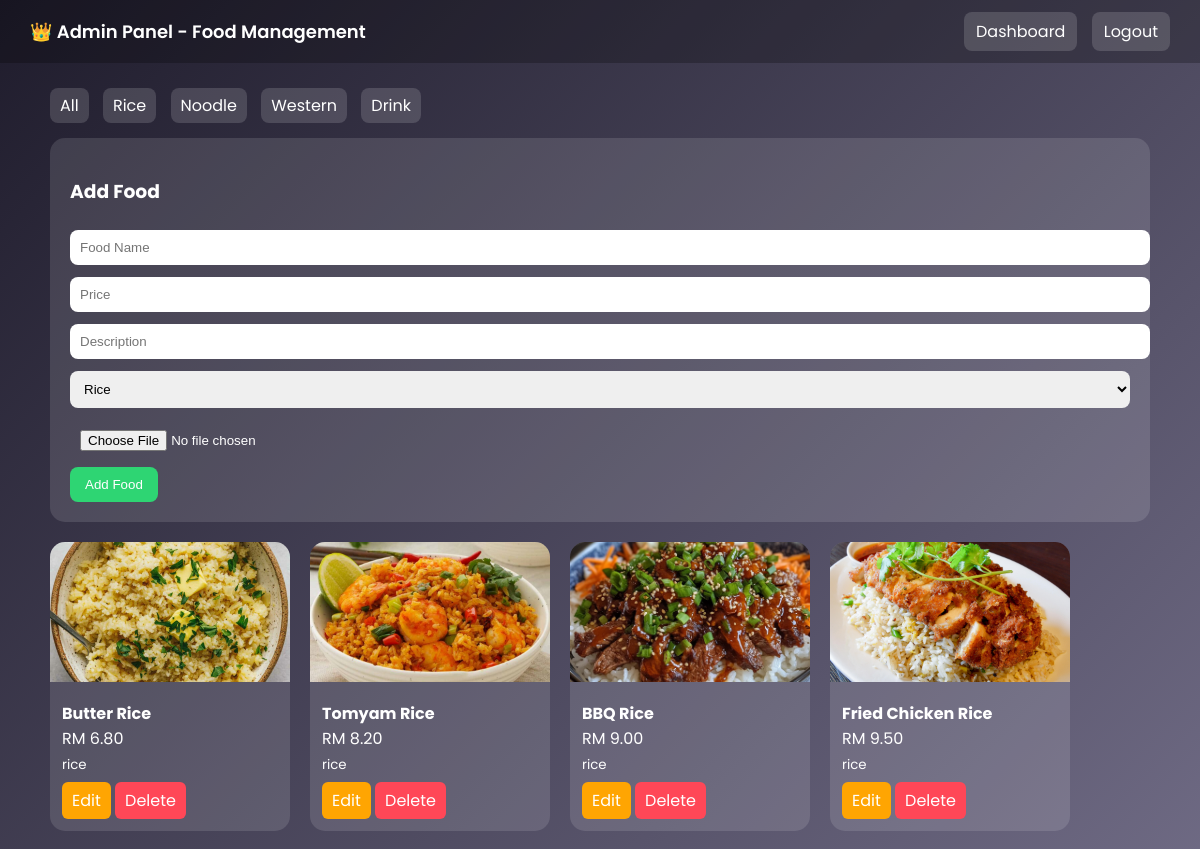
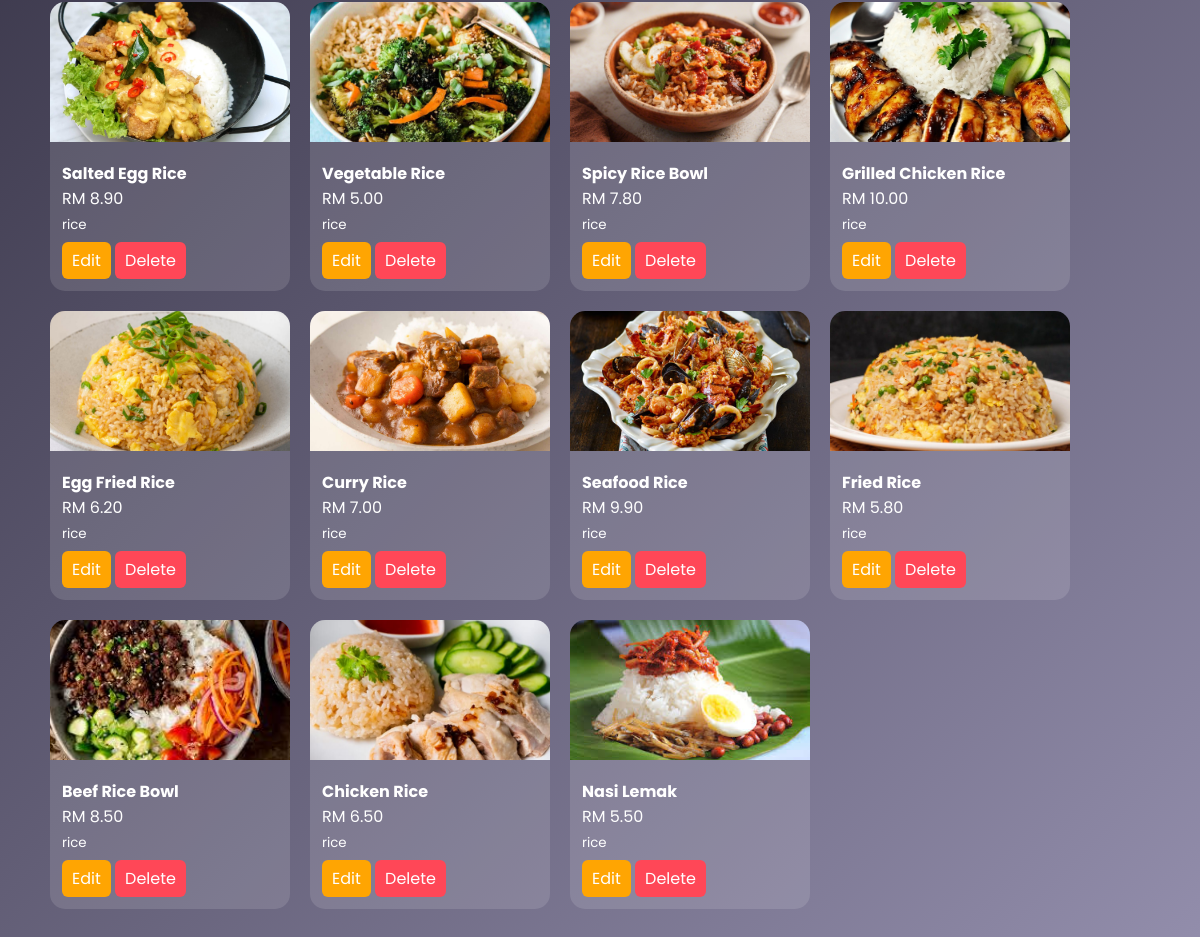
The app's page /admin_food.php?category=rice (signed in) with its own data (2 pictures, top to bottom).
### tables this page shows
CREATE TABLE IF NOT EXISTS menu (food_id INT AUTO_INCREMENT PRIMARY KEY, food_name VARCHAR(100) NOT NULL, price DECIMAL(10,2) NOT NULL, description TEXT, image VARCHAR(255), category VARCHAR(50));

### admin_food.php (the view, shortened to what this page needs)
<?php
include "db.php";
$editItem = null;
$category = $_GET['category'] ?? 'all';
if ($category == 'all') {
    $stmt = $conn->prepare("SELECT * FROM menu ORDER BY food_id DESC");
} else {
    $stmt = $conn->prepare("SELECT * FROM menu WHERE category=? ORDER BY food_id DESC");
    $stmt->bind_param("s", $category);
}
$stmt->execute();
$result = $stmt->get_result();
?>
<!DOCTYPE html>
<html>
<head>
</head>
<body>
<div class="topbar">
    <div class="title">👑 Admin Panel - Food Management</div>
    <div>
        <a href="admin.php">Dashboard</a>
        <a href="logout.php">Logout</a>
    </div>
</div>
<div class="container">
<div class="filter">
    <a href="admin_food.php?category=all">All</a>
    <a href="admin_food.php?category=rice">Rice</a>
    <a href="admin_food.php?category=noodle">Noodle</a>
    <a href="admin_food.php?category=western">Western</a>
    <a href="admin_food.php?category=drink">Drink</a>
</div>
<div class="form-box">
<?php if ($editItem) { ?>
<h3>Update Food</h3>
<form method="POST" enctype="multipart/form-data">
    <input type="hidden" name="food_id" value="<?= $editItem['food_id'] ?>">
    <input type="hidden" name="old_image" value="<?= $editItem['image'] ?>">
    <input name="food_name" value="<?= $editItem['food_name'] ?>" required>
    <input name="price" value="<?= $editItem['price'] ?>" required>
    <input name="description" value="<?= $editItem['description'] ?>" required>
    <select name="category">
        <option value="rice" <?= $editItem['category']=='rice'?'selected':'' ?>>Rice</option>
        <option value="noodle" <?= $editItem['category']=='noodle'?'selected':'' ?>>Noodle</option>
        <option value="western" <?= $editItem['category']=='western'?'selected':'' ?>>Western</option>
        <option value="drink" <?= $editItem['category']=='drink'?'selected':'' ?>>Drink</option>
    </select>
    <input type="file" name="image">
    <button name="update">Update</button>
</form>
<?php } else { ?>
<h3>Add Food</h3>
<form method="POST" enctype="multipart/form-data">
    <input name="food_name" placeholder="Food Name" required>
    <input name="price" placeholder="Price" required>
    <input name="description" placeholder="Description" required>
    <select name="category">
        <option value="rice">Rice</option>
    </select>
    <input type="file" name="image" required>
    <button name="add">Add Food</button>
</form>
<?php } ?>
</div>
<div class="grid">
<?php while($row = $result->fetch_assoc()) { ?>
<div class="card">
    <img src="<?= $row['image'] ?>">
    <div class="info">
        <b><?= $row['food_name'] ?></b><br>
        RM <?= $row['price'] ?><br>
        <small><?= $row['category'] ?></small><br>
        <a class="btn edit" href="admin_food.php?edit=<?= $row['food_id'] ?>">Edit</a>
        <a class="btn delete" href="admin_food.php?delete=<?= $row['food_id'] ?>" onclick="return confirm('Delete?')">Delete</a>
    </div>
</div>
<?php } ?>
</div>
</div>
</body>
</html>

### admin_food.php (style rules this page uses)
body { margin:0; font-family:'Poppins', sans-serif; background: linear-gradient(135deg, #1f1c2c, #928dab); color:white; }
.topbar { background: rgba(0,0,0,0.25); padding:18px 30px; display:flex; justify-content:space-between; align-items:center; }
.topbar .title { font-weight:600; font-size:18px; }
.topbar a { color:white; text-decoration:none; margin-left:10px; padding:8px 12px; border-radius:8px; background: rgba(255,255,255,0.15); }
.container { width:95%; max-width:1100px; margin:30px auto; }
.filter a { color:white; margin-right:10px; text-decoration:none; padding:6px 10px; border-radius:8px; background: rgba(255,255,255,0.15); }
.form-box { background: rgba(255,255,255,0.12); padding:20px; border-radius:15px; margin:20px 0; }
input, select { width:100%; padding:10px; margin:6px 0; border-radius:8px; border:none; }
button { padding:10px 15px; border:none; border-radius:8px; background:#2ed573; color:white; cursor:pointer; }
.grid { display:flex; flex-wrap:wrap; gap:20px; }
.card { width:240px; background: rgba(255,255,255,0.12); border-radius:15px; overflow:hidden; }
.card img { width:100%; height:140px; object-fit:cover; }
.info { padding:12px; }
.btn { display:inline-block; margin-top:6px; padding:6px 10px; border-radius:6px; text-decoration:none; color:white; }
.edit { background:#ffa502; }
.delete { background:#ff4757; }

### records on screen
menu: image (picture), food_name "Butter Rice", price "6.80", category "rice"
menu: image (picture), food_name "Tomyam Rice", price "8.20", category "rice"
menu: image (picture), food_name "BBQ Rice", price "9.00", category "rice"
menu: image (picture), food_name "Fried Chicken Rice", price "9.50", category "rice"
menu: image (picture), food_name "Salted Egg Rice", price "8.90", category "rice"
menu: image (picture), food_name "Vegetable Rice", price "5.00", category "rice"
menu: image (picture), food_name "Spicy Rice Bowl", price "7.80", category "rice"
menu: image (picture), food_name "Grilled Chicken Rice", price "10.00", category "rice"
menu: image (picture), food_name "Egg Fried Rice", price "6.20", category "rice"
menu: image (picture), food_name "Curry Rice", price "7.00", category "rice"
menu: image (picture), food_name "Seafood Rice", price "9.90", category "rice"
menu: image (picture), food_name "Fried Rice", price "5.80", category "rice"
menu: image (picture), food_name "Beef Rice Bowl", price "8.50", category "rice"
menu: image (picture), food_name "Chicken Rice", price "6.50", category "rice"
menu: image (picture), food_name "Nasi Lemak", price "5.50", category "rice"
